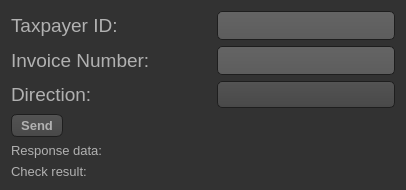
      <widget class="QWidget" name="checkInvoiceTab">
       <property name="cursor">
        <cursorShape>ArrowCursor</cursorShape>
       </property>
       <property name="styleSheet">
        <string notr="true">QWidget
{
    color: #b1b1b1;
    background-color: #323232;
}

QTreeView, QListView
{
    background-color: silver;
    margin-left: 5px;
}

QWidget:item:hover
{
    background-color: QLinearGradient( x1: 0, y1: 0, x2: 0, y2: 1, stop: 0 #ffa02f, stop: 1 #ca0619);
    color: #000000;
}

QWidget:item:selected
{
    background-color: QLinearGradient( x1: 0, y1: 0, x2: 0, y2: 1, stop: 0 #ffa02f, stop: 1 #d7801a);
}</string>
       </property>
       <attribute name="title">
        <string>Check invoice</string>
       </attribute>
       <layout class="QFormLayout" name="formLayout_3">
        <item row="0" column="0">
         <widget class="QLabel" name="label_tax_id_check">
          <property name="minimumSize">
           <size>
            <width>200</width>
            <height>0</height>
           </size>
          </property>
          <property name="font">
           <font>
            <family>MS Sans Serif</family>
            <pointsize>14</pointsize>
           </font>
          </property>
          <property name="styleSheet">
           <string notr="true"/>
          </property>
          <property name="text">
           <string>Taxpayer ID:</string>
          </property>
         </widget>
        </item>
        <item row="0" column="1">
         <widget class="QLineEdit" name="lineEdit_tax_id_check">
          <property name="maximumSize">
           <size>
            <width>400</width>
            <height>16777215</height>
           </size>
          </property>
          <property name="font">
           <font>
            <family>MS Sans Serif</family>
            <pointsize>14</pointsize>
           </font>
          </property>
          <property name="cursor">
           <cursorShape>IBeamCursor</cursorShape>
          </property>
          <property name="toolTip">
           <string>&lt;html&gt;&lt;head/&gt;&lt;body&gt;&lt;p&gt;taxpayer id of your company&lt;/p&gt;&lt;/body&gt;&lt;/html&gt;</string>
          </property>
          <property name="styleSheet">
           <string notr="true">QLineEdit
{
    background-color: QLinearGradient( x1: 0, y1: 0, x2: 0, y2: 1, stop: 0 #4d4d4d, stop: 0 #646464, stop: 1 #5d5d5d);
    padding: 1px;
    border-style: solid;
    border: 1px solid #1e1e1e;
    border-radius: 5;
}</string>
          </property>
          <property name="text">
           <string/>
          </property>
         </widget>
        </item>
        <item row="1" column="0">
         <widget class="QLabel" name="label_inv_num_check">
          <property name="minimumSize">
           <size>
            <width>200</width>
            <height>0</height>
           </size>
          </property>
          <property name="font">
           <font>
            <family>MS Sans Serif</family>
            <pointsize>14</pointsize>
           </font>
          </property>
          <property name="styleSheet">
           <string notr="true"/>
          </property>
          <property name="text">
           <string>Invoice Number:</string>
          </property>
         </widget>
        </item>
        <item row="1" column="1">
         <widget class="QLineEdit" name="lineEdit_inv_num_check">
          <property name="maximumSize">
           <size>
            <width>400</width>
            <height>16777215</height>
           </size>
          </property>
          <property name="font">
           <font>
            <family>MS Sans Serif</family>
            <pointsize>14</pointsize>
           </font>
          </property>
          <property name="toolTip">
           <string>&lt;html&gt;&lt;head/&gt;&lt;body&gt;&lt;p&gt;Invoice number to check&lt;/p&gt;&lt;/body&gt;&lt;/html&gt;</string>
          </property>
          <property name="styleSheet">
           <string notr="true">QLineEdit
{
    background-color: QLinearGradient( x1: 0, y1: 0, x2: 0, y2: 1, stop: 0 #4d4d4d, stop: 0 #646464, stop: 1 #5d5d5d);
    padding: 1px;
    border-style: solid;
    border: 1px solid #1e1e1e;
    border-radius: 5;
}</string>
          </property>
         </widget>
        </item>
        <item row="2" column="0">
         <widget class="QLabel" name="label_direction_check">
          <property name="minimumSize">
           <size>
            <width>200</width>
            <height>0</height>
           </size>
          </property>
          <property name="font">
           <font>
            <family>MS Sans Serif</family>
            <pointsize>14</pointsize>
           </font>
          </property>
          <property name="styleSheet">
           <string notr="true"/>
          </property>
          <property name="text">
           <string>Direction:</string>
          </property>
         </widget>
        </item>
        <item row="2" column="1">
         <widget class="QComboBox" name="comboBox_direction_check">
          <property name="maximumSize">
           <size>
            <width>400</width>
            <height>16777215</height>
           </size>
          </property>
          <property name="font">
           <font>
            <family>MS Sans Serif</family>
            <pointsize>14</pointsize>
           </font>
          </property>
          <property name="cursor">
           <cursorShape>PointingHandCursor</cursorShape>
          </property>
          <property name="toolTip">
           <string>&lt;html&gt;&lt;head/&gt;&lt;body&gt;&lt;p&gt;Direction of invoice can be INBOUND and OUTBOUND.&lt;/p&gt;&lt;p&gt;OUTBOUND is your own invoice, and INBOUND is invoice of other company&lt;/p&gt;&lt;/body&gt;&lt;/html&gt;</string>
          </property>
          <property name="styleSheet">
           <string notr="true">QComboBox
{
    selection-background-color: #ffaa00;
    background-color: QLinearGradient( x1: 0, y1: 0, x2: 0, y2: 1, stop: 0 #565656, stop: 0.1 #525252, stop: 0.5 #4e4e4e, stop: 0.9 #4a4a4a, stop: 1 #464646);
    border-style: solid;
    border: 1px solid #1e1e1e;
    border-radius: 5;
}

QComboBox:hover,QPushButton:hover
{
    border: 2px solid QLinearGradient( x1: 0, y1: 0, x2: 0, y2: 1, stop: 0 #ffa02f, stop: 1 #d7801a);
}


QComboBox:on
{
    padding-top: 3px;
    padding-left: 4px;
    background-color: QLinearGradient( x1: 0, y1: 0, x2: 0, y2: 1, stop: 0 #2d2d2d, stop: 0.1 #2b2b2b, stop: 0.5 #292929, stop: 0.9 #282828, stop: 1 #252525);
    selection-background-color: #ffaa00;
}

QComboBox QAbstractItemView
{
    border: 2px solid darkgray;
    selection-background-color: QLinearGradient( x1: 0, y1: 0, x2: 0, y2: 1, stop: 0 #ffa02f, stop: 1 #d7801a);
}

QComboBox::drop-down
{
     subcontrol-origin: padding;
     subcontrol-position: top right;
     width: 15px;

     border-left-width: 0px;
     border-left-color: darkgray;
     border-left-style: solid; /* just a single line */
     border-top-right-radius: 3px; /* same radius as the QComboBox */
     border-bottom-right-radius: 3px;
 }

QComboBox::down-arrow
{
     image: url(:/dark_orange/img/down_arrow.png);
}</string>
          </property>
         </widget>
        </item>
        <item row="3" column="0">
         <widget class="QPushButton" name="pushButton_send_check">
          <property name="font">
           <font>
            <family>MS Sans Serif</family>
            <pointsize>10</pointsize>
            <weight>75</weight>
            <bold>true</bold>
           </font>
          </property>
          <property name="styleSheet">
           <string notr="true">QPushButton
{
    color: #b1b1b1;
    background-color: QLinearGradient( x1: 0, y1: 0, x2: 0, y2: 1, stop: 0 #565656, stop: 0.1 #525252, stop: 0.5 #4e4e4e, stop: 0.9 #4a4a4a, stop: 1 #464646);
    border-width: 1px;
    border-color: #1e1e1e;
    border-style: solid;
    border-radius: 6;
    padding: 3px;
    padding-left: 5px;
    padding-right: 5px;
    min-width: 40px;
}

QPushButton:pressed
{
    background-color: QLinearGradient( x1: 0, y1: 0, x2: 0, y2: 1, stop: 0 #2d2d2d, stop: 0.1 #2b2b2b, stop: 0.5 #292929, stop: 0.9 #282828, stop: 1 #252525);
}

QComboBox:hover,QPushButton:hover
{
    border: 2px solid QLinearGradient( x1: 0, y1: 0, x2: 0, y2: 1, stop: 0 #ffa02f, stop: 1 #d7801a);
}</string>
          </property>
          <property name="text">
           <string>Send</string>
          </property>
         </widget>
        </item>
        <item row="3" column="1">
         <widget class="QLabel" name="label_error_check">
          <property name="font">
           <font>
            <family>MS Sans Serif</family>
            <pointsize>12</pointsize>
            <weight>75</weight>
            <bold>true</bold>
           </font>
          </property>
          <property name="styleSheet">
           <string notr="true"/>
          </property>
          <property name="text">
           <string/>
          </property>
         </widget>
        </item>
        <item row="4" column="0">
         <widget class="QLabel" name="label">
          <property name="minimumSize">
           <size>
            <width>200</width>
            <height>0</height>
           </size>
          </property>
          <property name="font">
           <font>
            <family>MS Sans Serif</family>
            <pointsize>10</pointsize>
           </font>
          </property>
          <property name="styleSheet">
           <string notr="true"/>
          </property>
          <property name="text">
           <string>Response data:</string>
          </property>
         </widget>
        </item>
        <item row="5" column="0">
         <widget class="QLabel" name="label_2">
          <property name="minimumSize">
           <size>
            <width>200</width>
            <height>0</height>
           </size>
          </property>
          <property name="font">
           <font>
            <family>MS Sans Serif</family>
            <pointsize>10</pointsize>
           </font>
          </property>
          <property name="toolTip">
           <string>&lt;html&gt;&lt;head/&gt;&lt;body&gt;&lt;p&gt;Contains the boolean result of the check&lt;/p&gt;&lt;/body&gt;&lt;/html&gt;</string>
          </property>
          <property name="styleSheet">
           <string notr="true"/>
          </property>
          <property name="text">
           <string>Check result:</string>
          </property>
         </widget>
        </item>
        <item row="5" column="1">
         <widget class="QLabel" name="label_result_check">
          <property name="maximumSize">
           <size>
            <width>200</width>
            <height>16777215</height>
           </size>
          </property>
          <property name="font">
           <font>
            <family>MS Sans Serif</family>
            <pointsize>10</pointsize>
            <weight>75</weight>
            <bold>true</bold>
           </font>
          </property>
          <property name="toolTip">
           <string>&lt;html&gt;&lt;head/&gt;&lt;body&gt;&lt;p&gt;true if invoice is correct and False in other cases&lt;/p&gt;&lt;/body&gt;&lt;/html&gt;</string>
          </property>
          <property name="styleSheet">
           <string notr="true"/>
          </property>
          <property name="text">
           <string/>
          </property>
          <property name="textInteractionFlags">
           <set>Qt::LinksAccessibleByMouse|Qt::TextSelectableByMouse</set>
          </property>
         </widget>
        </item>
       </layout>
      </widget>
